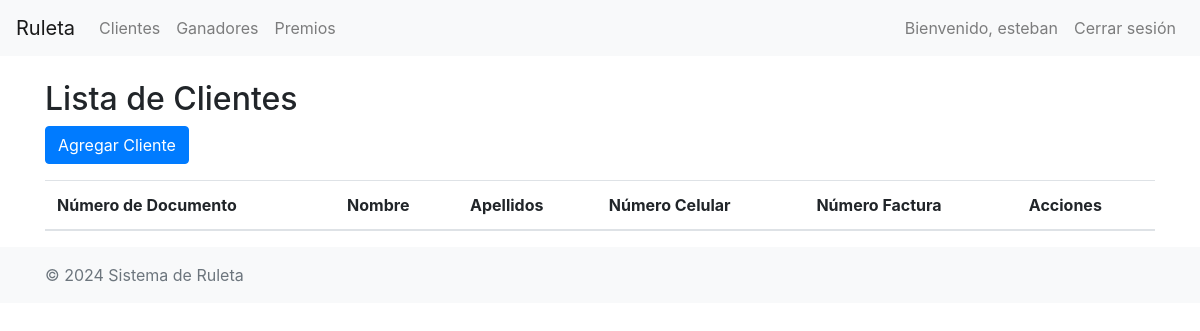
/ruleta/clientes/ (signed in), run on an earlier commit of the app's database.
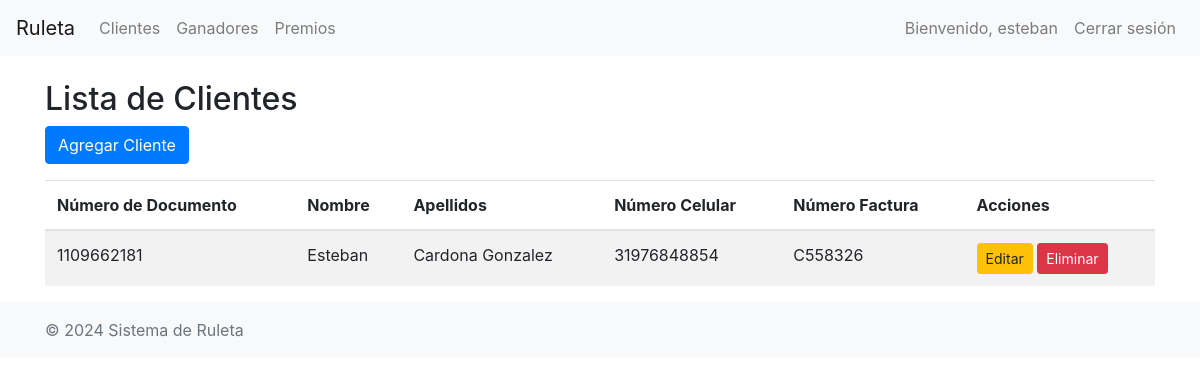
And on a later commit of the database.
### ruleta/models.py (models this page shows, shortened)
class Cliente(models.Model):
    numero_documento = models.CharField(max_length=20, unique=True)
    nombre = models.CharField(max_length=50)
    apellidos = models.CharField(max_length=50)
    numero_celular = models.CharField(max_length=11)
    numero_factura = models.CharField(max_length=100, unique=True)

### ruleta/views.py (the view)
# urls.py: path('clientes/', views.ClienteListView.as_view(), name='cliente_list'),    path('clientes/nuevo/', views.ClienteCreateView.as_view(), name='cliente_create'),
class ClienteListView(LoginRequiredMixin, AdminRequiredMixin, ListView):
    model = Cliente
    template_name = 'ruleta/clientes_list.html'
    context_object_name = 'clientes'

### ruleta/views.py (called while the page is built)
    def test_func(self):
        return self.request.user.is_staff or self.request.user.is_superuser

### ruleta/templates/ruleta/cliente_list.html
{% extends "base.html" %}
{% block content %}
  <h2>Lista de Clientes</h2>
  <a href="{% url 'cliente_create' %}" class="btn btn-primary mb-3">Agregar Cliente</a>
  <table class="table table-striped">
    <thead>
      <tr>
        <th>Número de Documento</th>
        <th>Nombre</th>
        <th>Apellidos</th>
        <th>Número Celular</th>
        <th>Número Factura</th>
        <th>Acciones</th>
      </tr>
    </thead>
    <tbody>
      {% for cliente in clientes %}
        <tr>
          <td>{{ cliente.numero_documento }}</td>
          <td>{{ cliente.nombre }}</td>
          <td>{{ cliente.apellidos }}</td>
          <td>{{ cliente.numero_celular }}</td>
          <td>{{ cliente.numero_factura }}</td>
          <td>
            <a href="{% url 'cliente_update' cliente.pk %}" class="btn btn-warning btn-sm">Editar</a>
            <a href="{% url 'cliente_delete' cliente.pk %}" class="btn btn-danger btn-sm">Eliminar</a>
          </td>
        </tr>
      {% endfor %}
    </tbody>
  </table>
{% endblock %}

What changed in the data, as far as the page shows it:
added Cliente: numero_documento "1109662181", nombre "Esteban", apellidos "Cardona Gonzalez", numero_celular "31976848854", numero_factura "C558326"
